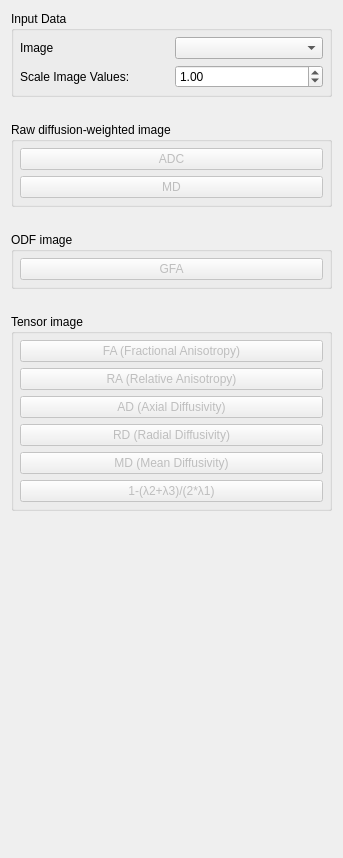
<?xml version="1.0" encoding="UTF-8"?>
<ui version="4.0">
 <class>QmitkDiffusionQuantificationViewControls</class>
 <widget class="QWidget" name="QmitkDiffusionQuantificationViewControls">
  <property name="geometry">
   <rect>
    <x>0</x>
    <y>0</y>
    <width>343</width>
    <height>858</height>
   </rect>
  </property>
  <property name="minimumSize">
   <size>
    <width>0</width>
    <height>0</height>
   </size>
  </property>
  <property name="windowTitle">
   <string>QmitkTemplate</string>
  </property>
  <layout class="QGridLayout" name="gridLayout_2">
   <property name="verticalSpacing">
    <number>25</number>
   </property>
   <item row="1" column="0">
    <widget class="QGroupBox" name="groupBox_3">
     <property name="title">
      <string>Raw diffusion-weighted image</string>
     </property>
     <layout class="QGridLayout" name="gridLayout_5">
      <property name="leftMargin">
       <number>6</number>
      </property>
      <property name="topMargin">
       <number>6</number>
      </property>
      <property name="rightMargin">
       <number>6</number>
      </property>
      <property name="bottomMargin">
       <number>6</number>
      </property>
      <item row="1" column="0">
       <widget class="QPushButton" name="m_MdDwiButton">
        <property name="enabled">
         <bool>false</bool>
        </property>
        <property name="text">
         <string>MD</string>
        </property>
       </widget>
      </item>
      <item row="0" column="0">
       <widget class="QPushButton" name="m_AdcDwiButton">
        <property name="enabled">
         <bool>false</bool>
        </property>
        <property name="text">
         <string>ADC</string>
        </property>
       </widget>
      </item>
     </layout>
    </widget>
   </item>
   <item row="3" column="0">
    <widget class="QGroupBox" name="groupBox_2">
     <property name="title">
      <string>Tensor image</string>
     </property>
     <layout class="QGridLayout" name="gridLayout_4">
      <property name="leftMargin">
       <number>6</number>
      </property>
      <property name="topMargin">
       <number>6</number>
      </property>
      <property name="rightMargin">
       <number>6</number>
      </property>
      <property name="bottomMargin">
       <number>6</number>
      </property>
      <item row="0" column="0">
       <widget class="QPushButton" name="m_FAButton">
        <property name="enabled">
         <bool>false</bool>
        </property>
        <property name="text">
         <string>FA (Fractional Anisotropy)</string>
        </property>
       </widget>
      </item>
      <item row="1" column="0">
       <widget class="QPushButton" name="m_RAButton">
        <property name="enabled">
         <bool>false</bool>
        </property>
        <property name="text">
         <string>RA (Relative Anisotropy)</string>
        </property>
       </widget>
      </item>
      <item row="2" column="0">
       <widget class="QPushButton" name="m_ADButton">
        <property name="enabled">
         <bool>false</bool>
        </property>
        <property name="text">
         <string>AD (Axial Diffusivity)</string>
        </property>
       </widget>
      </item>
      <item row="3" column="0">
       <widget class="QPushButton" name="m_RDButton">
        <property name="enabled">
         <bool>false</bool>
        </property>
        <property name="text">
         <string>RD (Radial Diffusivity)</string>
        </property>
       </widget>
      </item>
      <item row="4" column="0">
       <widget class="QPushButton" name="m_MDButton">
        <property name="enabled">
         <bool>false</bool>
        </property>
        <property name="text">
         <string>MD (Mean Diffusivity)</string>
        </property>
       </widget>
      </item>
      <item row="5" column="0">
       <widget class="QPushButton" name="m_ClusteringAnisotropy">
        <property name="enabled">
         <bool>false</bool>
        </property>
        <property name="text">
         <string>1-(λ2+λ3)/(2*λ1)</string>
        </property>
       </widget>
      </item>
     </layout>
    </widget>
   </item>
   <item row="0" column="0">
    <widget class="QGroupBox" name="m_InputData">
     <property name="title">
      <string>Input Data</string>
     </property>
     <layout class="QGridLayout" name="gridLayout">
      <property name="leftMargin">
       <number>6</number>
      </property>
      <property name="topMargin">
       <number>6</number>
      </property>
      <property name="rightMargin">
       <number>6</number>
      </property>
      <property name="bottomMargin">
       <number>6</number>
      </property>
      <item row="0" column="0">
       <widget class="QLabel" name="label">
        <property name="text">
         <string>Image</string>
        </property>
       </widget>
      </item>
      <item row="1" column="0">
       <widget class="QLabel" name="label_2">
        <property name="text">
         <string>Scale Image Values:</string>
        </property>
       </widget>
      </item>
      <item row="1" column="1">
       <widget class="QDoubleSpinBox" name="m_ScaleImageValuesBox">
        <property name="maximum">
         <double>9999999.000000000000000</double>
        </property>
        <property name="value">
         <double>1.000000000000000</double>
        </property>
       </widget>
      </item>
      <item row="0" column="1">
       <widget class="QmitkDataStorageComboBox" name="m_ImageBox"/>
      </item>
     </layout>
    </widget>
   </item>
   <item row="2" column="0">
    <widget class="QGroupBox" name="groupBox">
     <property name="title">
      <string>ODF image</string>
     </property>
     <layout class="QGridLayout" name="gridLayout_3">
      <property name="leftMargin">
       <number>6</number>
      </property>
      <property name="topMargin">
       <number>6</number>
      </property>
      <property name="rightMargin">
       <number>6</number>
      </property>
      <property name="bottomMargin">
       <number>6</number>
      </property>
      <item row="0" column="0">
       <widget class="QPushButton" name="m_GFAButton">
        <property name="enabled">
         <bool>false</bool>
        </property>
        <property name="text">
         <string>GFA</string>
        </property>
       </widget>
      </item>
     </layout>
    </widget>
   </item>
   <item row="4" column="0">
    <spacer name="verticalSpacer">
     <property name="orientation">
      <enum>Qt::Vertical</enum>
     </property>
     <property name="sizeHint" stdset="0">
      <size>
       <width>20</width>
       <height>40</height>
      </size>
     </property>
    </spacer>
   </item>
  </layout>
 </widget>
 <layoutdefault spacing="6" margin="11"/>
 <customwidgets>
  <customwidget>
   <class>QmitkDataStorageComboBox</class>
   <extends>QComboBox</extends>
   <header location="global">QmitkDataStorageComboBox.h</header>
  </customwidget>
 </customwidgets>
 <includes>
  <include location="local">QmitkDataStorageComboBox.h</include>
 </includes>
 <resources/>
 <connections/>
</ui>
